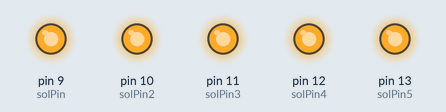
Recording of a sketch running on a simulated Arduino Uno, built with avr-gcc and run on an emulated ATmega328P. Parts: output pins drawn as LEDs (lit = HIGH).

Above: at 0.2 s.
At 1.7 s:
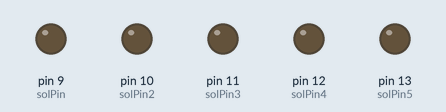
Timing chart, 0 to 3.0 s (numbered marks = the images above):
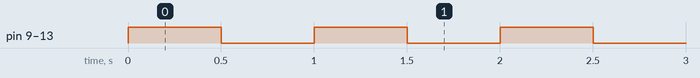

Measured:
- by itself, pin 9 (solPin), pin 10 (solPin2), pin 11 (solPin3), pin 12 (solPin4), pin 13 (solPin5): alternates HIGH for 0.50 s and LOW for 0.50 s

The sketch:

solenoid_test.ino
```cpp
int solPin = 9;
int solPin2 = 10;
int solPin3 = 11;
int solPin4 = 12;
int solPin5 = 13;

void setup() {
  // put your setup code here, to run once:
pinMode(solPin,OUTPUT);
digitalWrite(solPin,LOW);
pinMode(solPin2,OUTPUT);
digitalWrite(solPin2,LOW);
pinMode(solPin3,OUTPUT);
digitalWrite(solPin3,LOW);
pinMode(solPin4,OUTPUT);
digitalWrite(solPin4,LOW);
pinMode(solPin5,OUTPUT);
digitalWrite(solPin5,LOW);
}

void loop() {
  // put your main code here, to run repeatedly:
digitalWrite(solPin,HIGH);
digitalWrite(solPin2,HIGH);
digitalWrite(solPin3,HIGH);
digitalWrite(solPin4,HIGH);
digitalWrite(solPin5,HIGH);
delay(500);
digitalWrite(solPin,LOW);
digitalWrite(solPin2,LOW);
digitalWrite(solPin3,LOW);
digitalWrite(solPin4,LOW);
digitalWrite(solPin5,LOW);
delay(500);

}
```
